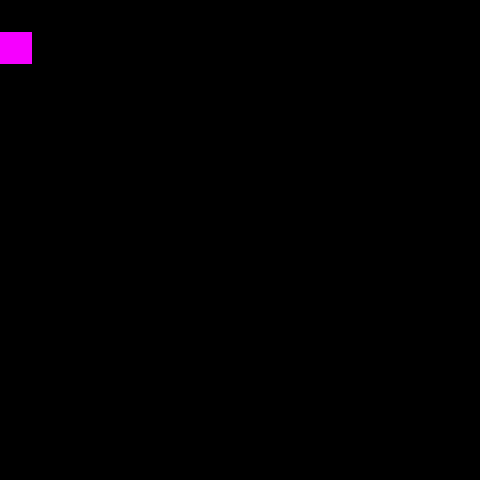

Tiled map render using the project's own tile images. Description and the map definition, with tile-layer contents summarised, below:
An orthogonal 30x30 tile map with 16x16 px tiles, 2 tile layers (Solid, Finish), 3 tilesets.

<map version="1.0" orientation="orthogonal" width="30" height="30" tilewidth="16" tileheight="16">
 <tileset firstgid="1" name="yeah1" tilewidth="16" tileheight="16">
  <image source="yeah.png" width="32" height="32" />
 </tileset>
 <tileset firstgid="5" name="yeah2" tilewidth="16" tileheight="16">
  <image source="yeah2.png" width="32" height="32" />
 </tileset>
 <tileset firstgid="9" name="yeah3" tilewidth="16" tileheight="16">
  <image source="yeah3.png" width="32" height="32" />
 </tileset>
 <layer name="Solid" width="30" height="30">
  <data>[900 cells, 506 non-empty, 8 distinct tile ids]</data>
 </layer>
 <layer name="Finish" width="30" height="30">
  <data>[900 cells, 4 non-empty, 4 distinct tile ids]</data>
 </layer>
</map>
